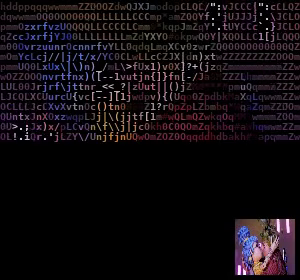
#> input picture frame 17 of backend/output.mp4, 300 x 280 px, given in place of input.mp4, which was not available
$ python video2video_color.py
#> lines starting #> are read from the running program, lines starting #| are printed output that depends on the picture; after the words box and inside, x2 and y2 are one past the last pixel; in counts of white or black regions, pixels touching at a corner belong together; pictures that were not available may be replaced by others from this repository, and a replacement may not be noted
"""
@author: Viet Nguyen <nhviet1009@gmail.com>
"""
import argparse
import cv2
import numpy as np
from PIL import Image, ImageFont, ImageDraw, ImageOps
import os
# import moviepy
from moviepy.editor import VideoFileClip

def get_args():
    parser = argparse.ArgumentParser("Image to ASCII")
    parser.add_argument("--input", type=str, default="data/input.mp4", help="Path to input video")
    parser.add_argument("--output", type=str, default="data/output.mp4", help="Path to output video")
    parser.add_argument("--mode", type=str, default="complex", choices=["simple", "complex"],
                        help="10 or 70 different characters")
    parser.add_argument("--background", type=str, default="black", choices=["black", "white"],
                        help="background's color")
    parser.add_argument("--num_cols", type=int, default=100, help="number of character for output's width")
    parser.add_argument("--scale", type=int, default=1, help="upsize output")
    parser.add_argument("--fps", type=int, default=0, help="frame per second")
    parser.add_argument("--overlay_ratio", type=float, default=0.2, help="Overlay width ratio")
    parser.add_argument("--codec", type=str, default="mp4v", help="Video codec (mp4v, avc1, XVID, etc)")
    args = parser.parse_args()
    return args


def main(opt):
    # Character set configuration
    CHAR_LIST = '@%#*+=-:. ' if opt.mode == "simple" else \
               "$@B%8&WM#*oahkbdpqwmZO0QLCJUYXzcvunxrjft/\|()1{}[]?-_+~<>i!lI;:,\"^`'. "

    # Set background color
    bg_code = (255, 255, 255) if opt.background == "white" else (0, 0, 0)
    font_size = int(10 * opt.scale)
    font_path = "fonts/DejaVuSansMono-Bold.ttf"
    if not os.path.exists(font_path):
        raise FileNotFoundError(f"Font file not found: {font_path}")
    font = ImageFont.truetype(font_path, size=font_size)

    # Video capture setup
    cap = cv2.VideoCapture(opt.input)
    if not cap.isOpened():
        raise IOError("Could not open video file")

    fps = opt.fps if opt.fps != 0 else int(cap.get(cv2.CAP_PROP_FPS))
    num_chars = len(CHAR_LIST)
    num_cols = opt.num_cols

    # Get first frame to initialize dimensions
    ret, frame = cap.read()
#> frame is the input picture: shape (280, 300, 3); mean B, G, R 16.9, 13, 17.9
    if not ret:
        raise ValueError("Could not read first frame")

    initial_height, initial_width, _ = frame.shape
#> initial_height = 280; initial_width = 300
    if initial_width <= 0 or initial_height <= 0:
        raise ValueError(f"Invalid video dimensions: width={initial_width}, height={initial_height}")
    if num_cols <= 0:
        raise ValueError(f"Invalid num_cols: {num_cols}")

    cell_width = initial_width / num_cols
#> cell_width = 3
    cell_height = 2 * cell_width
#> cell_height = 6
    num_rows = int(initial_height / cell_height)
#> num_rows = 46

    if num_cols > initial_width or num_rows > initial_height or num_cols <= 0 or num_rows <= 0:
        print("Too many columns or rows. Using default settings")
        cell_width = 6
        cell_height = 12
        num_cols = int(initial_width / cell_width)
        num_rows = int(initial_height / cell_height)

    left, top, right, bottom = font.getbbox("A")
    char_width, char_height = right - left, bottom - top
    out_width = char_width * num_cols
    out_height = 2 * char_height * num_rows
#> out_height = 644

    # Temporary .avi output
    temp_avi_path = opt.output.replace('.mp4', '_temp.avi')
    fourcc = cv2.VideoWriter_fourcc(*opt.codec)
    out = cv2.VideoWriter(temp_avi_path, fourcc, fps, (out_width, out_height))
    if not out.isOpened():
        raise IOError("Could not initialize VideoWriter with codec: {}".format(opt.codec))

    # Process frames
    cap.set(cv2.CAP_PROP_POS_FRAMES, 0)
    frame_count = 0
    while cap.isOpened():
        ret, frame = cap.read()
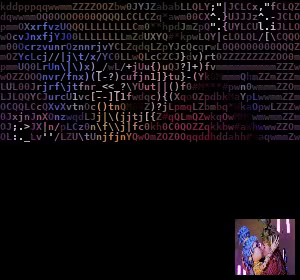
#> input picture frame 0 of backend/output.mp4, 300 x 280 px, given in place of input.mp4, which was not available
#> frame is the input picture: shape (280, 300, 3); mean B, G, R 17, 12.9, 17.9
        if not ret:
            break

        frame_count += 1
        print(f"Processing frame {frame_count}, frame shape: {frame.shape}")
#| Processing frame 1, frame shape: (280, 300, 3)

        # Verify frame dimensions
        if frame.shape[:2] != (initial_height, initial_width):
            print(f"Warning: Frame {frame_count} shape {frame.shape} differs from initial {initial_height, initial_width}")
            frame = cv2.resize(frame, (initial_width, initial_height))

        # Create new ASCII art image for each frame
        out_image = Image.new("RGB", (out_width, out_height), bg_code)
#> out_image: PIL image 600x644 RGB; every value is 0
        draw = ImageDraw.Draw(out_image)

        for i in range(num_rows):
            for j in range(num_cols):
                partial_image = frame[int(i * cell_height):min(int((i + 1) * cell_height), initial_height),
                                    int(j * cell_width):min(int((j + 1) * cell_width), initial_width), :]
                if partial_image.size == 0:
                    char = CHAR_LIST[0]
                    partial_avg_color = (255, 0, 0)  # Force red for visibility
                else:
                    partial_avg_color = np.sum(np.sum(partial_image, axis=0), axis=0) / (cell_height * cell_width)
                    if np.any(np.isnan(partial_avg_color)) or np.all(partial_avg_color == 0):
                        partial_avg_color = (255, 0, 0)  # Force red if invalid
                    else:
                        partial_avg_color = tuple(np.clip(partial_avg_color, 0, 255).astype(np.int32).tolist())
                    char_idx = min(int(np.mean(partial_image) * num_chars / 255), num_chars - 1)
                    char = CHAR_LIST[char_idx]
                draw.text((j * char_width, i * char_height), char, fill=partial_avg_color, font=font)

        # Convert to numpy array
        out_image_np = np.array(out_image)
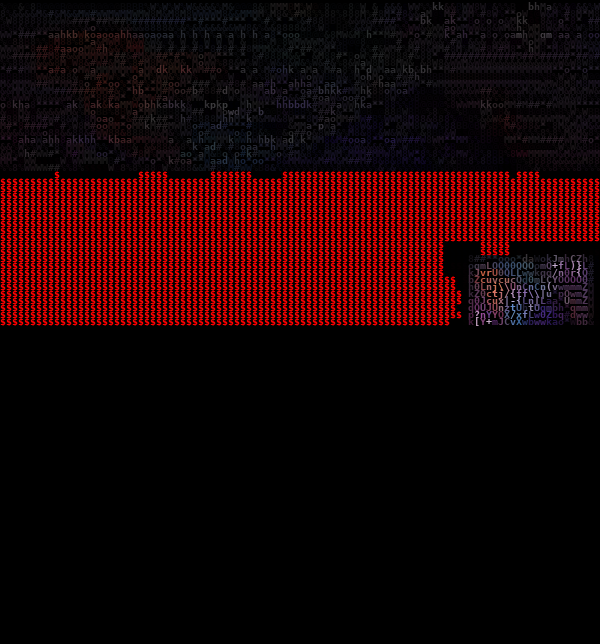
#> out_image_np: shape (644, 600, 3); mean R, G, B 26.8, 2.9, 4
        print(f"Output image shape: {out_image_np.shape}, min: {np.min(out_image_np)}, max: {np.max(out_image_np)}")
#| Output image shape: (644, 600, 3), min: 0, max: 255

        # Add overlay if specified
        if opt.overlay_ratio:
            height, width, _ = out_image_np.shape
#> height = 644; width = 600
            target_width = max(1, min(int(width * opt.overlay_ratio), width - 10))  # Leave margin
#> target_width = 120
            target_height = max(1, min(int(height * opt.overlay_ratio), height - 10))  # Leave margin
#> target_height = 128
            print(f"Target overlay size: ({target_width}, {target_height})")
#| Target overlay size: (120, 128)
            if target_width > 0 and target_height > 0:
                overlay = cv2.resize(frame, (target_width, target_height))
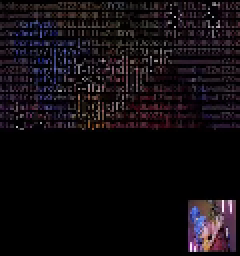
#> overlay: shape (128, 120, 3) (shown 2 times larger); mean B, G, R 17.1, 13, 18
                print(f"Overlay shape: {overlay.shape}")
#| Overlay shape: (128, 120, 3)
                if overlay.shape[:2] == (target_height, target_width):
                    # Apply overlay with margin to avoid covering main content
                    out_image_np[height - target_height - 5:height - 5, width - target_width - 5:width - 5, :] = overlay
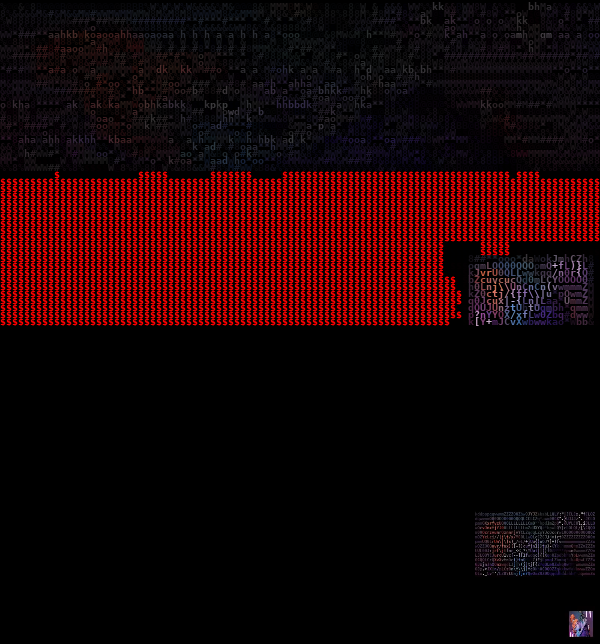
#> out_image_np: shape (644, 600, 3); 2.27% of pixels changed, all inside (x1, y1, x2, y2) = (475, 511, 595, 639)
                else:
                    print(f"Warning: Overlay dimensions {overlay.shape} do not match expected ({target_height}, {target_width})")
            else:
                print(f"Warning: Invalid overlay size, skipping overlay")

        out.write(out_image_np)

    # Cleanup and flush
    out.release()
    cap.release()
    if os.path.exists(temp_avi_path):
        with open(temp_avi_path, 'rb') as f:
            f.flush()

    # Convert .avi to .mp4 using moviepy
    try:
        video_clip = VideoFileClip(temp_avi_path)
        print(f"Converting {temp_avi_path} to {opt.output}, duration: {video_clip.duration}")
        video_clip.write_videofile(opt.output, codec="libx264", audio_codec="aac", logger=None)
        video_clip.close()
        os.remove(temp_avi_path)
    except Exception as e:
        raise RuntimeError(f"Moviepy conversion failed: {e}")

    print(f"Video processing complete. Output saved to {opt.output}")


if __name__ == '__main__':
    opt = get_args()
    main(opt)

$ run again, starting later in the video
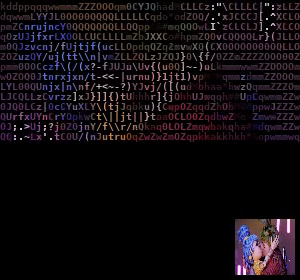
#> input picture frame 76 of backend/output.mp4, 300 x 280 px, given in place of input.mp4, which was not available
#> in main, frame is the input picture: shape (280, 300, 3); mean B, G, R 16.9, 12.9, 18
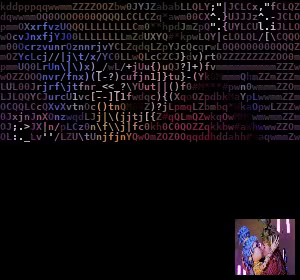
#> input picture frame 0 of backend/output.mp4, 300 x 280 px, given in place of input.mp4, which was not available
#> in main, frame is the input picture: shape (280, 300, 3); mean B, G, R 17, 12.9, 17.9
#| Processing frame 1, frame shape: (280, 300, 3)
#> out_image: PIL image 600x644 RGB; every value is 0
#| Output image shape: (644, 600, 3), min: 0, max: 255
#| Target overlay size: (120, 128)
#| Overlay shape: (128, 120, 3)

$ run again, starting later in the video
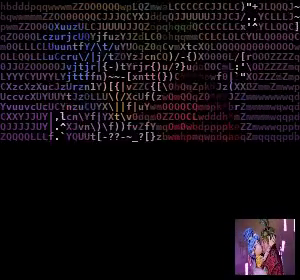
#> input picture frame 136 of backend/output.mp4, 300 x 280 px, given in place of input.mp4, which was not available
#> in main, frame is the input picture: shape (280, 300, 3); mean B, G, R 17.5, 12.9, 18.4
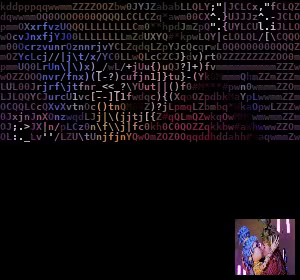
#> input picture frame 0 of backend/output.mp4, 300 x 280 px, given in place of input.mp4, which was not available
#> in main, frame is the input picture: shape (280, 300, 3); mean B, G, R 17, 12.9, 17.9
#| Processing frame 1, frame shape: (280, 300, 3)
#> out_image: PIL image 600x644 RGB; every value is 0
#| Output image shape: (644, 600, 3), min: 0, max: 255
#| Target overlay size: (120, 128)
#| Overlay shape: (128, 120, 3)
